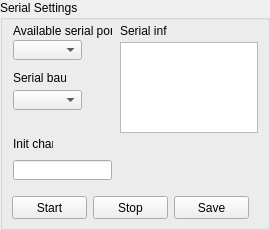
      <widget class="QGroupBox" name="groupBox">
       <property name="sizePolicy">
        <sizepolicy hsizetype="Fixed" vsizetype="Fixed">
         <horstretch>0</horstretch>
         <verstretch>0</verstretch>
        </sizepolicy>
       </property>
       <property name="minimumSize">
        <size>
         <width>270</width>
         <height>230</height>
        </size>
       </property>
       <property name="maximumSize">
        <size>
         <width>270</width>
         <height>230</height>
        </size>
       </property>
       <property name="title">
        <string>Serial Settings</string>
       </property>
       <widget class="QPushButton" name="Start_pushButton">
        <property name="geometry">
         <rect>
          <x>12</x>
          <y>196</y>
          <width>75</width>
          <height>23</height>
         </rect>
        </property>
        <property name="text">
         <string>Start</string>
        </property>
       </widget>
       <widget class="QPushButton" name="Stop_pushButton">
        <property name="geometry">
         <rect>
          <x>93</x>
          <y>196</y>
          <width>75</width>
          <height>23</height>
         </rect>
        </property>
        <property name="text">
         <string>Stop</string>
        </property>
       </widget>
       <widget class="QPushButton" name="Save_pushButton">
        <property name="geometry">
         <rect>
          <x>174</x>
          <y>196</y>
          <width>75</width>
          <height>23</height>
         </rect>
        </property>
        <property name="text">
         <string>Save</string>
        </property>
       </widget>
       <widget class="QLineEdit" name="Initchar_lineEdit">
        <property name="geometry">
         <rect>
          <x>13</x>
          <y>160</y>
          <width>99</width>
          <height>20</height>
         </rect>
        </property>
       </widget>
       <widget class="QLabel" name="Initchar_label">
        <property name="geometry">
         <rect>
          <x>13</x>
          <y>136</y>
          <width>40</width>
          <height>16</height>
         </rect>
        </property>
        <property name="text">
         <string>Init char</string>
        </property>
       </widget>
       <widget class="QComboBox" name="Serialavailable_comboBox">
        <property name="geometry">
         <rect>
          <x>13</x>
          <y>40</y>
          <width>69</width>
          <height>20</height>
         </rect>
        </property>
       </widget>
       <widget class="QLabel" name="Serialavailable_label">
        <property name="geometry">
         <rect>
          <x>13</x>
          <y>23</y>
          <width>99</width>
          <height>16</height>
         </rect>
        </property>
        <property name="text">
         <string>Available serial ports</string>
        </property>
       </widget>
       <widget class="QLabel" name="Serialbaud_label">
        <property name="geometry">
         <rect>
          <x>13</x>
          <y>70</y>
          <width>53</width>
          <height>16</height>
         </rect>
        </property>
        <property name="text">
         <string>Serial baud</string>
        </property>
       </widget>
       <widget class="QComboBox" name="Serialbaud_comboBox">
        <property name="geometry">
         <rect>
          <x>13</x>
          <y>90</y>
          <width>69</width>
          <height>20</height>
         </rect>
        </property>
       </widget>
       <widget class="QTextBrowser" name="Serialinfo_textBrowser">
        <property name="geometry">
         <rect>
          <x>120</x>
          <y>42</y>
          <width>138</width>
          <height>91</height>
         </rect>
        </property>
       </widget>
       <widget class="QLabel" name="Serialinfo_label">
        <property name="geometry">
         <rect>
          <x>120</x>
          <y>23</y>
          <width>47</width>
          <height>16</height>
         </rect>
        </property>
        <property name="text">
         <string>Serial info</string>
        </property>
       </widget>
      </widget>
